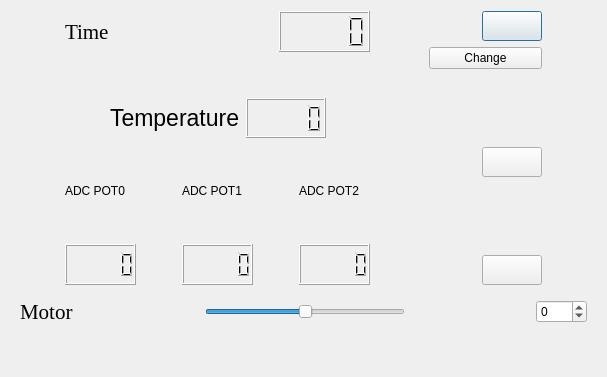
<?xml version="1.0" encoding="UTF-8"?>
<ui version="4.0">
 <class>MainDialog</class>
 <widget class="QDialog" name="MainDialog">
  <property name="geometry">
   <rect>
    <x>0</x>
    <y>0</y>
    <width>607</width>
    <height>377</height>
   </rect>
  </property>
  <property name="windowTitle">
   <string>Dialog</string>
  </property>
  <property name="styleSheet">
   <string notr="true">QDialog{
	
	background-image: url(:/images/cool-background.png);
}

</string>
  </property>
  <layout class="QVBoxLayout" name="verticalLayout_6">
   <item>
    <layout class="QHBoxLayout" name="horizontalLayout_8">
     <item>
      <spacer name="horizontalSpacer_10">
       <property name="orientation">
        <enum>Qt::Horizontal</enum>
       </property>
       <property name="sizeHint" stdset="0">
        <size>
         <width>40</width>
         <height>20</height>
        </size>
       </property>
      </spacer>
     </item>
     <item>
      <layout class="QVBoxLayout" name="verticalLayout_5">
       <item>
        <layout class="QHBoxLayout" name="horizontalLayout_5">
         <item>
          <widget class="QLabel" name="label_4">
           <property name="font">
            <font>
             <family>Times New Roman</family>
             <pointsize>16</pointsize>
            </font>
           </property>
           <property name="text">
            <string>Time</string>
           </property>
          </widget>
         </item>
         <item>
          <spacer name="horizontalSpacer_6">
           <property name="orientation">
            <enum>Qt::Horizontal</enum>
           </property>
           <property name="sizeHint" stdset="0">
            <size>
             <width>40</width>
             <height>20</height>
            </size>
           </property>
          </spacer>
         </item>
         <item>
          <widget class="QLCDNumber" name="lcdNumber">
           <property name="minimumSize">
            <size>
             <width>91</width>
             <height>41</height>
            </size>
           </property>
          </widget>
         </item>
        </layout>
       </item>
       <item>
        <spacer name="verticalSpacer_9">
         <property name="orientation">
          <enum>Qt::Vertical</enum>
         </property>
         <property name="sizeHint" stdset="0">
          <size>
           <width>20</width>
           <height>40</height>
          </size>
         </property>
        </spacer>
       </item>
       <item>
        <layout class="QHBoxLayout" name="horizontalLayout_7">
         <item>
          <spacer name="horizontalSpacer_12">
           <property name="orientation">
            <enum>Qt::Horizontal</enum>
           </property>
           <property name="sizeHint" stdset="0">
            <size>
             <width>40</width>
             <height>20</height>
            </size>
           </property>
          </spacer>
         </item>
         <item>
          <widget class="QLabel" name="label_9">
           <property name="font">
            <font>
             <pointsize>17</pointsize>
            </font>
           </property>
           <property name="text">
            <string>Temperature</string>
           </property>
          </widget>
         </item>
         <item>
          <widget class="QLCDNumber" name="lcdNumber_5">
           <property name="minimumSize">
            <size>
             <width>80</width>
             <height>40</height>
            </size>
           </property>
          </widget>
         </item>
         <item>
          <spacer name="horizontalSpacer_13">
           <property name="orientation">
            <enum>Qt::Horizontal</enum>
           </property>
           <property name="sizeHint" stdset="0">
            <size>
             <width>40</width>
             <height>20</height>
            </size>
           </property>
          </spacer>
         </item>
        </layout>
       </item>
       <item>
        <spacer name="verticalSpacer_6">
         <property name="orientation">
          <enum>Qt::Vertical</enum>
         </property>
         <property name="sizeHint" stdset="0">
          <size>
           <width>20</width>
           <height>40</height>
          </size>
         </property>
        </spacer>
       </item>
       <item>
        <layout class="QHBoxLayout" name="horizontalLayout_6">
         <item>
          <layout class="QVBoxLayout" name="verticalLayout_2">
           <item>
            <widget class="QLabel" name="label_6">
             <property name="text">
              <string>ADC POT0</string>
             </property>
            </widget>
           </item>
           <item>
            <spacer name="verticalSpacer_3">
             <property name="orientation">
              <enum>Qt::Vertical</enum>
             </property>
             <property name="sizeHint" stdset="0">
              <size>
               <width>20</width>
               <height>40</height>
              </size>
             </property>
            </spacer>
           </item>
           <item>
            <widget class="QLCDNumber" name="lcdNumber_2">
             <property name="minimumSize">
              <size>
               <width>71</width>
               <height>41</height>
              </size>
             </property>
            </widget>
           </item>
          </layout>
         </item>
         <item>
          <spacer name="horizontalSpacer_7">
           <property name="orientation">
            <enum>Qt::Horizontal</enum>
           </property>
           <property name="sizeHint" stdset="0">
            <size>
             <width>40</width>
             <height>20</height>
            </size>
           </property>
          </spacer>
         </item>
         <item>
          <layout class="QVBoxLayout" name="verticalLayout_3">
           <item>
            <widget class="QLabel" name="label_7">
             <property name="text">
              <string>ADC POT1</string>
             </property>
            </widget>
           </item>
           <item>
            <spacer name="verticalSpacer_4">
             <property name="orientation">
              <enum>Qt::Vertical</enum>
             </property>
             <property name="sizeHint" stdset="0">
              <size>
               <width>20</width>
               <height>40</height>
              </size>
             </property>
            </spacer>
           </item>
           <item>
            <widget class="QLCDNumber" name="lcdNumber_3">
             <property name="minimumSize">
              <size>
               <width>71</width>
               <height>41</height>
              </size>
             </property>
            </widget>
           </item>
          </layout>
         </item>
         <item>
          <spacer name="horizontalSpacer_8">
           <property name="orientation">
            <enum>Qt::Horizontal</enum>
           </property>
           <property name="sizeHint" stdset="0">
            <size>
             <width>40</width>
             <height>20</height>
            </size>
           </property>
          </spacer>
         </item>
         <item>
          <layout class="QVBoxLayout" name="verticalLayout_4">
           <item>
            <widget class="QLabel" name="label_8">
             <property name="text">
              <string>ADC POT2</string>
             </property>
            </widget>
           </item>
           <item>
            <spacer name="verticalSpacer_5">
             <property name="orientation">
              <enum>Qt::Vertical</enum>
             </property>
             <property name="sizeHint" stdset="0">
              <size>
               <width>20</width>
               <height>40</height>
              </size>
             </property>
            </spacer>
           </item>
           <item>
            <widget class="QLCDNumber" name="lcdNumber_4">
             <property name="minimumSize">
              <size>
               <width>71</width>
               <height>41</height>
              </size>
             </property>
            </widget>
           </item>
          </layout>
         </item>
        </layout>
       </item>
      </layout>
     </item>
     <item>
      <spacer name="horizontalSpacer_9">
       <property name="orientation">
        <enum>Qt::Horizontal</enum>
       </property>
       <property name="sizeHint" stdset="0">
        <size>
         <width>40</width>
         <height>20</height>
        </size>
       </property>
      </spacer>
     </item>
     <item>
      <layout class="QVBoxLayout" name="verticalLayout">
       <item>
        <layout class="QHBoxLayout" name="horizontalLayout">
         <item>
          <widget class="QLabel" name="label">
           <property name="text">
            <string/>
           </property>
           <property name="pixmap">
            <pixmap resource="image.qrc">:/images/motor.png</pixmap>
           </property>
          </widget>
         </item>
         <item>
          <spacer name="horizontalSpacer">
           <property name="orientation">
            <enum>Qt::Horizontal</enum>
           </property>
           <property name="sizeHint" stdset="0">
            <size>
             <width>40</width>
             <height>20</height>
            </size>
           </property>
          </spacer>
         </item>
         <item>
          <widget class="QPushButton" name="pushButton">
           <property name="minimumSize">
            <size>
             <width>60</width>
             <height>30</height>
            </size>
           </property>
           <property name="text">
            <string/>
           </property>
           <property name="icon">
            <iconset resource="image.qrc">
             <normaloff>:/images/on.png</normaloff>:/images/on.png</iconset>
           </property>
          </widget>
         </item>
        </layout>
       </item>
       <item>
        <widget class="QPushButton" name="pushButton_4">
         <property name="text">
          <string>Change</string>
         </property>
         <property name="icon">
          <iconset resource="image.qrc">
           <normaloff>:/images/apply.png</normaloff>:/images/apply.png</iconset>
         </property>
        </widget>
       </item>
       <item>
        <spacer name="verticalSpacer">
         <property name="orientation">
          <enum>Qt::Vertical</enum>
         </property>
         <property name="sizeHint" stdset="0">
          <size>
           <width>20</width>
           <height>40</height>
          </size>
         </property>
        </spacer>
       </item>
       <item>
        <layout class="QHBoxLayout" name="horizontalLayout_2">
         <item>
          <widget class="QLabel" name="label_2">
           <property name="text">
            <string/>
           </property>
           <property name="pixmap">
            <pixmap resource="image.qrc">:/images/led.png</pixmap>
           </property>
          </widget>
         </item>
         <item>
          <spacer name="horizontalSpacer_2">
           <property name="orientation">
            <enum>Qt::Horizontal</enum>
           </property>
           <property name="sizeHint" stdset="0">
            <size>
             <width>13</width>
             <height>17</height>
            </size>
           </property>
          </spacer>
         </item>
         <item>
          <widget class="QPushButton" name="pushButton_2">
           <property name="minimumSize">
            <size>
             <width>60</width>
             <height>30</height>
            </size>
           </property>
           <property name="text">
            <string/>
           </property>
           <property name="icon">
            <iconset resource="image.qrc">
             <normaloff>:/images/on.png</normaloff>:/images/on.png</iconset>
           </property>
          </widget>
         </item>
        </layout>
       </item>
       <item>
        <spacer name="verticalSpacer_2">
         <property name="orientation">
          <enum>Qt::Vertical</enum>
         </property>
         <property name="sizeHint" stdset="0">
          <size>
           <width>20</width>
           <height>40</height>
          </size>
         </property>
        </spacer>
       </item>
       <item>
        <layout class="QHBoxLayout" name="horizontalLayout_3">
         <item>
          <widget class="QLabel" name="label_3">
           <property name="text">
            <string/>
           </property>
           <property name="pixmap">
            <pixmap resource="image.qrc">:/images/matrix.png</pixmap>
           </property>
           <property name="scaledContents">
            <bool>true</bool>
           </property>
          </widget>
         </item>
         <item>
          <spacer name="horizontalSpacer_3">
           <property name="orientation">
            <enum>Qt::Horizontal</enum>
           </property>
           <property name="sizeHint" stdset="0">
            <size>
             <width>13</width>
             <height>17</height>
            </size>
           </property>
          </spacer>
         </item>
         <item>
          <widget class="QPushButton" name="pushButton_3">
           <property name="minimumSize">
            <size>
             <width>60</width>
             <height>30</height>
            </size>
           </property>
           <property name="text">
            <string/>
           </property>
           <property name="icon">
            <iconset resource="image.qrc">
             <normaloff>:/images/on.png</normaloff>:/images/on.png</iconset>
           </property>
          </widget>
         </item>
        </layout>
       </item>
      </layout>
     </item>
     <item>
      <spacer name="horizontalSpacer_11">
       <property name="orientation">
        <enum>Qt::Horizontal</enum>
       </property>
       <property name="sizeHint" stdset="0">
        <size>
         <width>40</width>
         <height>20</height>
        </size>
       </property>
      </spacer>
     </item>
    </layout>
   </item>
   <item>
    <widget class="QWidget" name="widget" native="true">
     <layout class="QHBoxLayout" name="horizontalLayout_9">
      <item>
       <layout class="QHBoxLayout" name="horizontalLayout_4">
        <item>
         <widget class="QLabel" name="label_5">
          <property name="font">
           <font>
            <family>Times New Roman</family>
            <pointsize>16</pointsize>
           </font>
          </property>
          <property name="text">
           <string>Motor</string>
          </property>
         </widget>
        </item>
        <item>
         <spacer name="horizontalSpacer_5">
          <property name="orientation">
           <enum>Qt::Horizontal</enum>
          </property>
          <property name="sizeHint" stdset="0">
           <size>
            <width>40</width>
            <height>20</height>
           </size>
          </property>
         </spacer>
        </item>
        <item>
         <widget class="QSlider" name="horizontalSlider">
          <property name="enabled">
           <bool>true</bool>
          </property>
          <property name="minimumSize">
           <size>
            <width>200</width>
            <height>0</height>
           </size>
          </property>
          <property name="minimum">
           <number>-512</number>
          </property>
          <property name="maximum">
           <number>512</number>
          </property>
          <property name="orientation">
           <enum>Qt::Horizontal</enum>
          </property>
         </widget>
        </item>
        <item>
         <spacer name="horizontalSpacer_4">
          <property name="orientation">
           <enum>Qt::Horizontal</enum>
          </property>
          <property name="sizeHint" stdset="0">
           <size>
            <width>40</width>
            <height>20</height>
           </size>
          </property>
         </spacer>
        </item>
        <item>
         <widget class="QSpinBox" name="spinBox">
          <property name="minimum">
           <number>-512</number>
          </property>
          <property name="maximum">
           <number>512</number>
          </property>
         </widget>
        </item>
       </layout>
      </item>
     </layout>
    </widget>
   </item>
   <item>
    <spacer name="verticalSpacer_8">
     <property name="orientation">
      <enum>Qt::Vertical</enum>
     </property>
     <property name="sizeHint" stdset="0">
      <size>
       <width>20</width>
       <height>24</height>
      </size>
     </property>
    </spacer>
   </item>
  </layout>
 </widget>
 <resources>
  <include location="image.qrc"/>
 </resources>
 <connections>
  <connection>
   <sender>horizontalSlider</sender>
   <signal>valueChanged(int)</signal>
   <receiver>spinBox</receiver>
   <slot>setValue(int)</slot>
   <hints>
    <hint type="sourcelabel">
     <x>330</x>
     <y>374</y>
    </hint>
    <hint type="destinationlabel">
     <x>541</x>
     <y>381</y>
    </hint>
   </hints>
  </connection>
  <connection>
   <sender>spinBox</sender>
   <signal>valueChanged(int)</signal>
   <receiver>horizontalSlider</receiver>
   <slot>setValue(int)</slot>
   <hints>
    <hint type="sourcelabel">
     <x>539</x>
     <y>368</y>
    </hint>
    <hint type="destinationlabel">
     <x>371</x>
     <y>372</y>
    </hint>
   </hints>
  </connection>
 </connections>
</ui>
